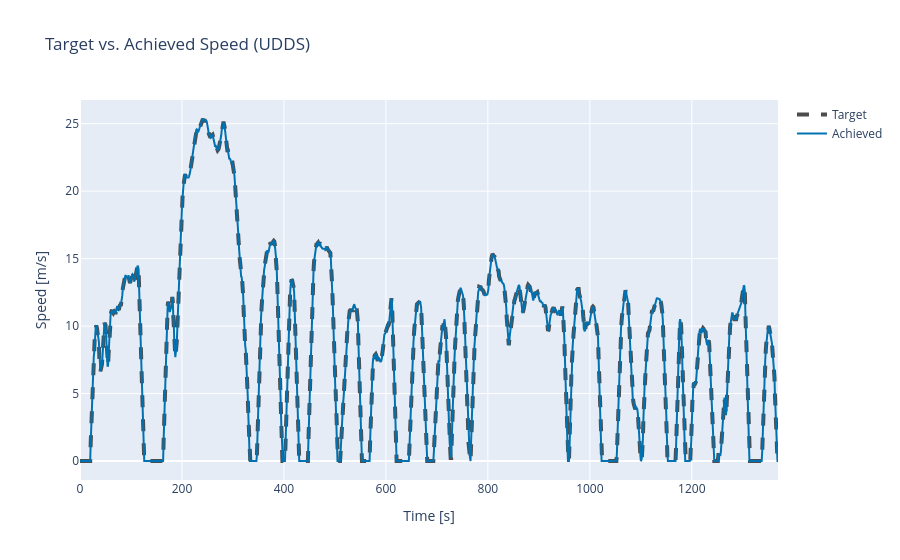

The code cell stored with this chart in its notebook:
### Markdown cell above
Plot achieved speed against the target cycle speed to confirm the vehicle
followed the trace:

### Code cell
import plotly.graph_objects as go

TARGET_COLOR = "#4D4D4D"
ACHIEVED_COLOR = "#0072B2"

fig = go.Figure()
fig.add_trace(go.Scatter(
    x=df["cyc.time_seconds"],
    y=df["cyc.speed_meters_per_second"],
    name="Target",
    line={"dash": "dash", "width": 4, "color": TARGET_COLOR},
))
fig.add_trace(go.Scatter(
    x=df["cyc.time_seconds"],
    y=df["veh.history.speed_ach_meters_per_second"],
    name="Achieved",
    line={"color": ACHIEVED_COLOR},
))
fig.update_layout(
    xaxis_title="Time [s]",
    yaxis_title="Speed [m/s]",
    title="Target vs. Achieved Speed (UDDS)",
)
fig.show()

### Figure 1 — Plotly figure (JSON) as saved in the notebook; plotly's stock layout.template omitted (floating-point values rounded to 4 significant figures; data arrays with more than 128 entries replaced by an {"elided": "..."} marker saying what was removed)
{"data": [{"line": {"color": "#4D4D4D", "dash": "dash", "width": 4}, "name": "Target", "type": "scatter", "x": {"elided": "1370 float values"}, "y": {"elided": "1370 float values"}}, {"line": {"color": "#0072B2"}, "name": "Achieved", "type": "scatter", "x": {"elided": "1370 float values"}, "y": {"elided": "1370 float values"}}], "layout": {"title": {"text": "Target vs. Achieved Speed (UDDS)"}, "xaxis": {"title": {"text": "Time [s]"}}, "yaxis": {"title": {"text": "Speed [m/s]"}}}}
